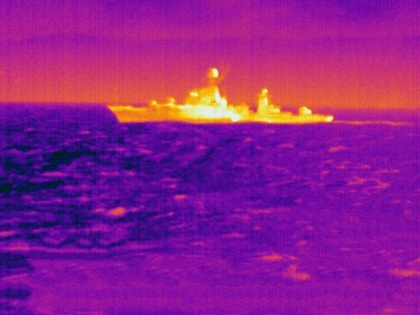
%> input picture test2.jpg, 420 x 315 px, shrunk from 640 x 480 before the run
$ octave --eval "result = translation(rgb2gray(imread('test2.jpg')));"   (GNU Octave 9; MATLAB toolbox functions it lacks are replaced by stand-ins)
%> lines starting %> are read from the running program, lines starting %| are printed output that depends on the picture
function [imgTrans] = translation(img)

imgD = im2double(img);
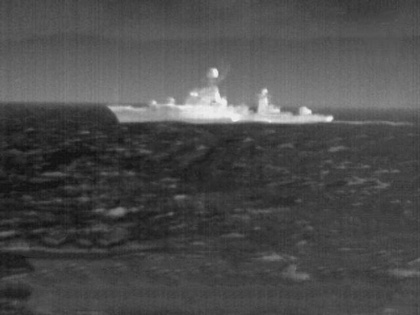
%> imgD: size 315x420 double; min 0.0588, max 0.945, mean 0.297

%rozmiar
[x,y] = size(imgD);
%> x = 315; y = 420

%liczê moment zerowy, czyli iloœc pikseli w sylwetrce
m00 = sum(sum(imgD));
%> m00 = 39245.5

%liczê momenty pierwszego rzêdzi m10 i m01
m10 = 0;
m01 = 0;

for i = 1:x
    for j = 1:y

    m10 = imgD(i,j)*i + m10;
    m01 = imgD(i,j)*j + m01;

    end
end
%> after the loop, m01 = 8630703.8; m10 = 5616841.5

%œrodek masy obrazu ic oraz jc

ic = ceil(m10/m00);
%> ic = 144
jc = ceil(m01/m00);
%> jc = 220

figure;
imshow(imgD);
hold on;
plot(jc, ic,'rx');
title('œrodek ciê¿koœci obiektu');

%przenosze srodek obiektu do srodka ukladu wspolrzednych
imgTrans = imtranslate(imgD,[ceil(y/2)-jc,ceil(x/2)-ic]);
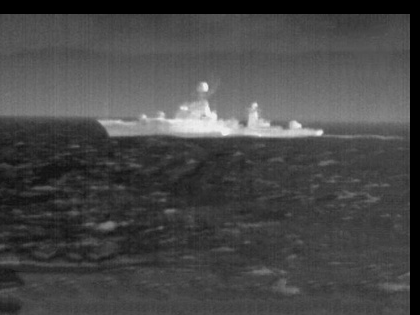
%> imgTrans: size 315x420 double; min 0, max 0.945, mean 0.279
%> `result = translation(rgb2gray(imread('test2.jpg')));`:
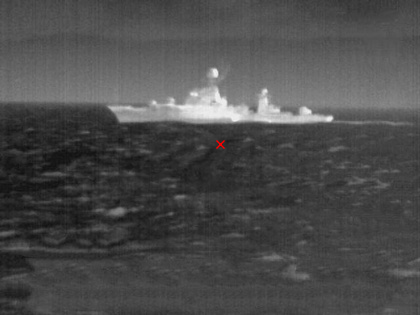
%> figure redrawn from the program's plot data; its title reads 'œrodek ciê¿koœci obiektu'

end
